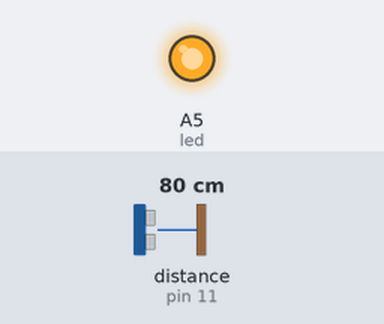
Simulated run of this sketch. Board: Arduino Uno, built with avr-gcc and run on an emulated ATmega328P. Parts: output pins drawn as LEDs (lit = HIGH). Inputs (shaded band) come from the test bench; at power-on: distance to the obstacle (sensor on pin 11) 80 cm. What the sketch prints to the serial monitor is not drawn.

Above: at 1.2 s.
1.3 s: distance to the obstacle (sensor on pin 11) set to 22 cm
4.3 s: distance to the obstacle (sensor on pin 11) set to 18 cm
At 5.3 s:
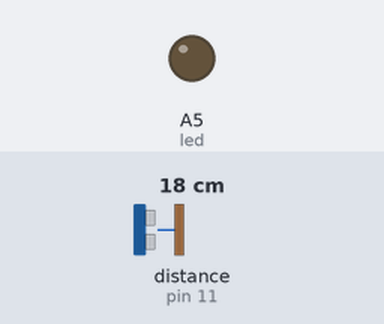
Timing chart, 0 to 7.3 s (numbered marks = the images above; inputs shaded):
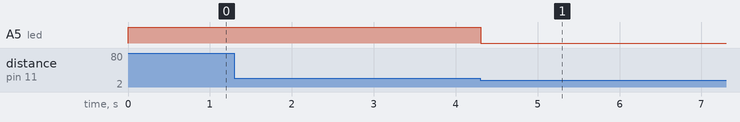

Measured:
- the behaviour switches between 20 and 19 cm on distance to the obstacle (sensor on pin 11) (found by bisection; images 0 and 1)
- after the input at 4.3 s, A5 (led): HIGH → LOW at once

The sketch:

ScoreKeeper.ino
```cpp
/*
 * Ultrasonic Basketball Score Keeper
 * IMPORTANT: Install the NewPing library first to use this sketch
 * Working: Ultrasonic Sensor checks for a ball, if a ball is present.
 * score is incremented, flag is raised and remains raised until
 * 5secs are elapsed. After 5secs, you can score again. This is indicated
 * by an LED, YOU CAN SCORE ONLY WHILE LED IS ON.
 * Written by Shivam Gautam on April 20, 2018
 */
#include<NewPing.h>
NewPing sonar(12,11);
unsigned long before = 0;//Variable to store, when previous score was made. initially 0
const long wait = 5000;//Once a score is made, wait for 5secs
bool flag = false;//flag to indicate whether score is made or not. initially false
int score = 0;//Score Count
int led = A5;//LED indicates wait time. If LED is ON, you're good to Go!
void setup() {
  Serial.begin(115200);//Initialize Serial Comm
  pinMode(led, OUTPUT);//Set time led as OUTPUT
  digitalWrite(led, HIGH);//initially set to HIGH. You can Score now!
}

void loop() {
  unsigned long now = millis();//Variable to save current time, saved by Arduino interrupt
  //Now We'll be checking if the ball is in vicinity (distance < 20cm), IMPORTANT: Please calibrate according to basket diameter
    if(!flag && sonar.ping_cm()<20 && sonar.ping_cm()>0){
      score += 1;//increment score
      flag = true;//score is made
      before = now;//you scored just now(saved in 'now' variable)
      digitalWrite(led, LOW);//Set LED LOW until 5 secs
    }
    //Check if 5secs have elapsed since last score
    else if(now-before>=wait){
      flag = false;//Set flag false to check the sensor for ball again
      digitalWrite(led, HIGH);//LED starts indicating, You're ready again
    }
    else{
      //This deals with displaying score
      Serial.print("Current Score: ");
      Serial.print("\t");
      Serial.print(score);
      Serial.println();
    }
}
```
